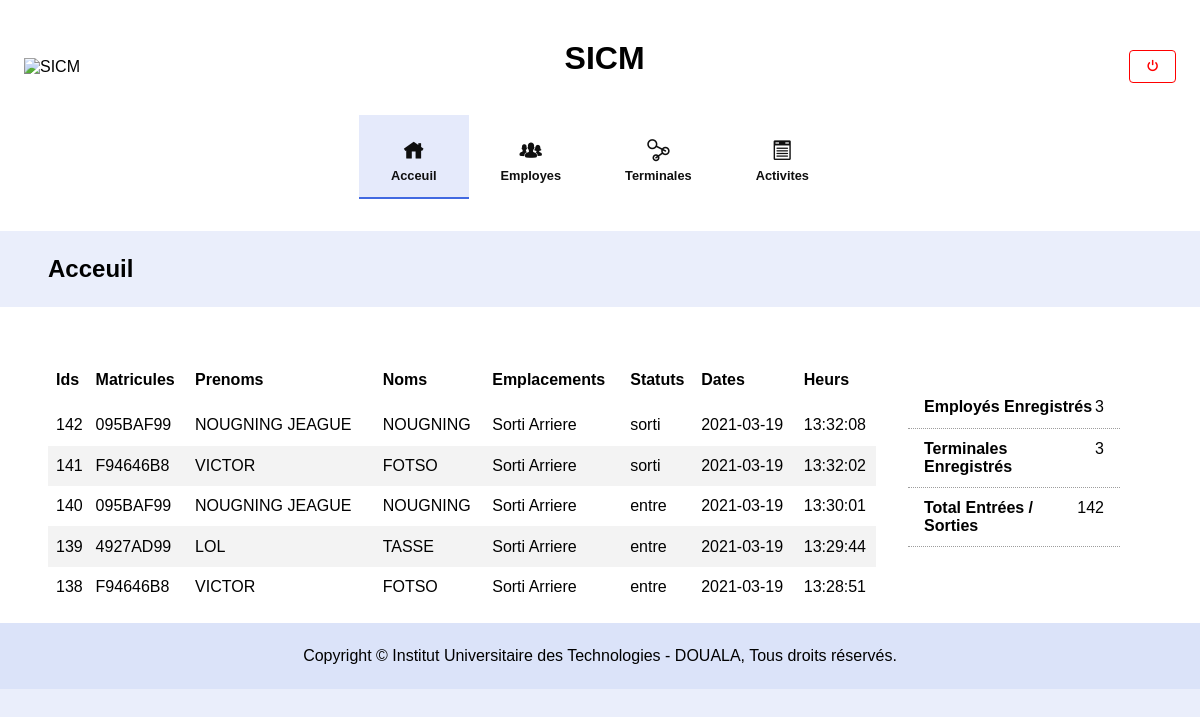
The app's page / (signed in) with its own data.
### sicm/models.py (models this page shows, shortened)
class Activity(db.Model):
    id = db.Column(db.Integer, primary_key=True)
    date = db.Column(db.DateTime, default=datetime.now)
    status = db.Column(db.Integer, default=1)
    employee_matricule = db.Column(db.String(200), db.ForeignKey('employee.matricule'), nullable=False)
    terminal_matricule = db.Column(db.String(10), db.ForeignKey('terminal.matricule'), nullable=False)
    def json(self):
        return {
            'id': self.id,
            'matricule': self.employee_matricule,
            'prenom': self.employee.first_name,
            'nom': self.employee.last_name,
            'emplacement': self.terminal.location,
            'statut': 'entre' if self.status == 0 else 'sorti',
            'date': str(self.date.date()),
            'heur': self.date.strftime('%H:%M:%S')
        }

class Employee(db.Model):
    matricule = db.Column(db.String(200), primary_key=True)
    first_name = db.Column(db.String(20), nullable=False)
    last_name = db.Column(db.String(20), nullable=False)
    created_on = db.Column(db.DateTime, default=datetime.now)
    activties = db.relationship('Activity', backref='employee', lazy=True, cascade="all, delete")

class Terminal(db.Model):
    matricule = db.Column(db.String(10), primary_key=True)
    location = db.Column(db.String(35))
    created_on = db.Column(db.DateTime, default=datetime.now)
    activties = db.relationship('Activity', backref='terminal', lazy=True, cascade="all, delete")

### sicm/routes.py (the view)
@app.route('/')
@login_required
def home():
    FETCH_LIMIT = 20
    current_date = datetime.now().date()
    data = [i.json() for i in Activity.query.all() if i.date.date() == current_date][:FETCH_LIMIT][::-1]
    details = {
        'employés_enregistrés': Employee.query.count(),
        'terminales_enregistrés': Terminal.query.count(),
        'total_entrées_/_sorties': Activity.query.count(),
    }
    return render_template("sicm/index.html", details=details, page_title="acceuil", data=data, page_index=0)

### sicm/models.py (called while the page is built)
@login_manager.user_loader
def load_user(username):
    return Admin.query.get(username)

### sicm/templates/sicm/index.html
{% extends "sicm/_layout.html" %}
{% from 'sicm/macros/utils.html' import generate_table_head %}
{% from 'sicm/macros/utils.html' import generate_table_body %}
{% block main_body %}
    <table class="datatable" id="dataTable" cellspacing="0">
        <thead>
            {% if data[0] %}
                <tr>
                    {{ generate_table_head(data[0]) }}
                </tr>
            {% endif %}
        </thead>
        <tbody>
            {{ generate_table_body(data) }}
        </tbody>
    </table>
{% endblock %}

### sicm/templates/sicm/macros/utils.html (shortened to what this page needs)
{% macro generate_table_head(item) %}
    {% if item %}
        {% for key in item %}
            <th>{{ " ".join(key.split('_')).capitalize() }}s</th>
        {% endfor %}
    {% endif %}
{% endmacro %}
{% macro generate_table_body(data, withOptions=False, options=[]) %}
    {% if data %}
        {% for row in data %}
            <tr role="row">
                {% for ck, col in row.items() %}
                    <td>{{ col }}</td>
                {% endfor %}
            </tr>
        {% endfor %}
    {% endif %}
{% endmacro %}

### sicm/static/css/main.css (style rules this page uses)
* { margin: 0; padding: 0; -webkit-box-sizing: border-box; box-sizing: border-box; }
body { width: 100%; height: 100vh; font-size: 16px; font-family: Montserrat, sans-serif; background-color: rgba(65, 105, 225, 0.111); }
table.datatable { width: 100%; }
table.datatable thead > tr > th { padding: 1rem 0 1rem .5rem; text-align: left; cursor: pointer; }
table.datatable tbody > tr { cursor: pointer; }
table.datatable tbody > tr > td { padding: .7rem 0 .7rem .5rem; text-align: left; }
table.datatable tbody > tr:nth-child(even) { background-color: #61616113; }

### records on screen
Activity: employee_matricule "095BAF99"
Employee: first_name "NOUGNING JEAGUE", last_name "NOUGNING"
Terminal: location "Sorti Arriere"
Activity: employee_matricule "F94646B8"
Employee: first_name "VICTOR", last_name "FOTSO"
Activity: employee_matricule "095BAF99"
Activity: employee_matricule "4927AD99"
Employee: first_name "LOL", last_name "TASSE"
Activity: employee_matricule "F94646B8"

### other values on screen
{{ page_title.title() }} "Acceuil"
{{ " ".join(key.split('_')).capitalize() }} "Id" "Matricule" "Prenom" "Nom" "Emplacement" "Statut" "Date" "Heur"
{{ col }} "142" "sorti" "2021-03-19" "13:32:08" "141" "sorti" "2021-03-19" "13:32:02" "140" "entre" "2021-03-19" "13:30:01" "139" "entre" "2021-03-19" "13:29:44" "138" "entre" "2021-03-19" "13:28:51"
{{ ' '.join(key.split('_')).title() }} "Employés Enregistrés" "Terminales Enregistrés" "Total Entrées / Sorties"
{{ details[key] }} "3" "3" "142"
